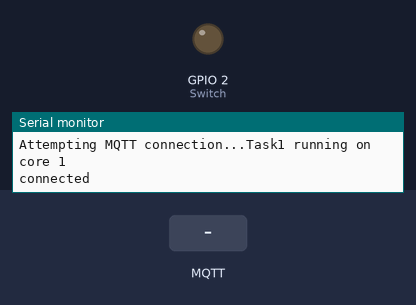
Bench run of a sketch on a simulated ESP32. On the bench: output pins drawn as LEDs (lit = HIGH), the last lines printed to the serial monitor. The inputs (shaded band) are chosen by the test bench. WiFi joins after 1.5 s; servers stay silent unless stated; random numbers use the default seed unless the sketch sets one; no MQTT or app messages arrive unless stated.

Above: at 2.7 s.
2.8 s: MQTT message "on" arrives on the first subscribed topic
At 3.5 s:
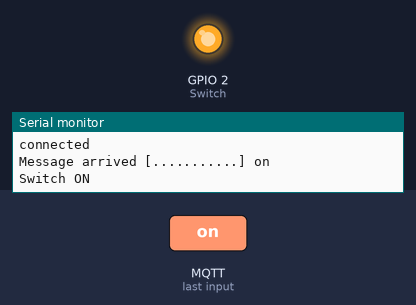
4.3 s: MQTT message "off" arrives on the first subscribed topic
At 4.7 s:
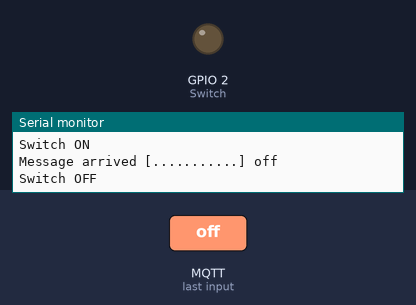
Timing chart, 0 to 7.3 s (numbered marks = the images above; inputs shaded):
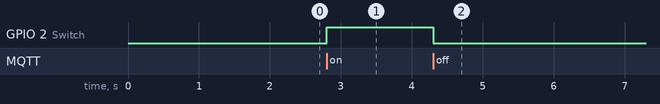

The sketch:

Switch.ino
```cpp
#include<PubSubClient.h>
#include<WiFi.h>
#include <ESPAsyncWebServer.h>
#include <ESPAsyncWiFiManager.h>

#define Switch 2 // Define the pin Number on which the switch is connected and default payloads are on and off
//=========================Add Device ID Here===============================
String DeviceID = "......"; // Enter the device ID

//============================WiFi and MQTT Credentials======================
const char* mqtt_server = "login.smarden.tech"; // This is the Mqtt server address, do not change.
const char* username = "smardentech"; // Enter your instance username from the Instance tab
const char* mqtt_pass = "smardentech1@3$"; // Enter your instance password from the Instance tab

//===========================Add topics here================================
char* Topic = "..........."; // Enter you topic for the device that you've created
String Pub_topic = "smardentechresponse"; // Enter Publish topic on which the data will be published.

//====================Add  Element ID Here===================================
String SwitchID = "............"; // Enter your switch ID
String willmessage = "dev_status " + DeviceID + " offline";
String mqttstatus = "dev_status " + DeviceID + " online";
String signalstrength ;
const int RSSI_MAX = -50; // define maximum strength of signal in dBm
const int RSSI_MIN = -100; // define minimum strength of signal in dBm
#define refresh_time 10000  //define the signal strength refresh time in miliseconds


//==================================DEFINE THE OBJECT=====================================
WiFiClient espclient;
PubSubClient client(espclient);
AsyncWebServer server(80);
DNSServer dns;
void callback(char* topic, byte* Payload, unsigned int length);
TaskHandle_t Task1;

//=======================================SETUP PART=======================================
void setup() {
  pinMode(Switch, OUTPUT);
  Serial.begin(115200);
  AsyncWiFiManager wifiManager(&server, &dns);
  Serial.println(WiFi.localIP()); // Once the WiFi is Connected, this function will give the local IP.
  Serial.print(WiFi.RSSI());// Signal strength in dBm
  Serial.print("dBm (");
  Serial.print(dBmtoPercentage(WiFi.RSSI()));// Signal strength in %
  Serial.print("% )");
  signalstrength = "sig_strength " + DeviceID + " " + String(dBmtoPercentage(WiFi.RSSI())) + "%";

  //================================WIFI MANAGER=============================================
  {
    wifiManager.autoConnect("ESP32 Smart Switch");
    //wifimanager.autoConnect();
    Serial.println("Conneted...");
  }
  client.setServer(mqtt_server, 1884);
  client.setCallback(callback);
  xTaskCreatePinnedToCore(
    Task1code,   /* Task function. */
    "Task1",     /* name of task. */
    1000,       /* Stack size of task */
    NULL,        /* parameter of the task */
    1,           /* priority of the task */
    &Task1,      /* Task handle to keep track of created task */
    0);          /* pin task to core 0 */

}

//==========================================MAIN LOOP========================================================================
void loop() {
  if (!client.connected()) {
    reconnect();
  }
  client.loop();
}
//========================================Task1code=========================================================================
void Task1code( void * pvParameters ) {
  Serial.print("Task1 running on core ");
  Serial.println(xPortGetCoreID());
  for (;;) {
    client.publish(Pub_topic.c_str(), signalstrength.c_str(), false);
    vTaskDelay(5000 / portTICK_PERIOD_MS);
    Serial.println("Printing Signal Strength");
  }
}
//=========================================CALLBACK FUNCTION=============================
void callback(char* topic, byte* payload, unsigned int length)
{
  Serial.print("Message arrived [");
  Serial.print(topic);
  Serial.print("] ");  // Here the topic will be printed
  char sub[1000];
  int c = 0;
  char* payl = (char *)payload;
  while (c < length) {
    sub[c] = payl[c];
    c++;
  }
  sub[c] = '\0';
  Serial.println(sub);
  String msg = sub;
  Serial.println();

  if (msg == "on") {
    digitalWrite(Switch, HIGH);
    String Pub_msg = "smarden_dev_resp " + SwitchID + " " + msg; // Creating a message that will be published to the server.
    client.publish(Pub_topic.c_str(), Pub_msg.c_str(), true); // Publishing the response to the server
    Serial.println("Switch ON");

  } else if (msg == "off") {
    digitalWrite(Switch, LOW);
    String Pub_msg = "smarden_dev_resp " + SwitchID + " " + msg; // Creating a message that will be published to the server.
    client.publish(Pub_topic.c_str(), Pub_msg.c_str(), true);  // Publishing the response to the server
    Serial.println("Switch OFF");
  }

}

//==============================================RECONNECT FUNCTION TO MAINTAIN THE MQTT CONNECTION==============================
void reconnect() {
  // Loop until we're reconnected
  while (!client.connected()) {
    Serial.print("Attempting MQTT connection...");
    // Creating a random client ID
    String clientId = "ESP8266Client-";
    clientId += String(random(0xffff), HEX);
    // Attempt to connect
    if (client.connect(clientId.c_str(), username, mqtt_pass, Pub_topic.c_str(), 1, 0, willmessage.c_str())) {
      Serial.println("connected");
      client.subscribe(Topic);
      client.publish(Pub_topic.c_str(), mqttstatus.c_str(), false); // Publishing the Mqtt Connected Status to the Server
      client.publish(Pub_topic.c_str(), signalstrength.c_str(), false); // Publishing the Signal Strength to the server
    } else {
      Serial.print("failed, rc=");
      Serial.print(client.state());
      Serial.println(" try again in 5 seconds");
      // Wait 5 seconds before retrying
      delay(5000);
    }
  }
}
int dBmtoPercentage(int dBm) {
  int quality;
  if (dBm <= RSSI_MIN) {
    quality = 0;
  }
  else if (dBm >= RSSI_MAX) {
    quality = 100;
  }
  else {
    quality = 2 * (dBm + 100);
  }

  return quality;
}//dBmtoPercentage
```

Measured:
- after the input at 2.8 s, GPIO 2 (Switch): LOW → HIGH at once
- after the input at 4.3 s, GPIO 2 (Switch): HIGH → LOW at once
